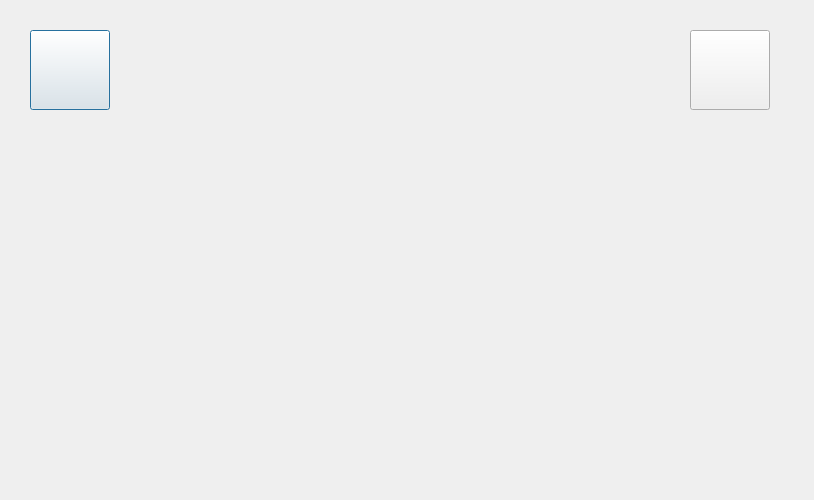
<?xml version="1.0" encoding="UTF-8"?>
<ui version="4.0">
 <class>MedialibDlg</class>
 <widget class="QDialog" name="MedialibDlg">
  <property name="geometry">
   <rect>
    <x>0</x>
    <y>0</y>
    <width>814</width>
    <height>500</height>
   </rect>
  </property>
  <property name="windowTitle">
   <string/>
  </property>
  <widget class="CButton" name="btnReturn">
   <property name="geometry">
    <rect>
     <x>30</x>
     <y>30</y>
     <width>80</width>
     <height>80</height>
    </rect>
   </property>
   <property name="autoFillBackground">
    <bool>false</bool>
   </property>
   <property name="styleSheet">
    <string notr="true">border-image: url(:/img/btnReturn.png);</string>
   </property>
   <property name="text">
    <string/>
   </property>
   <property name="iconSize">
    <size>
     <width>100</width>
     <height>100</height>
    </size>
   </property>
   <property name="flat">
    <bool>false</bool>
   </property>
  </widget>
  <widget class="CLabel" name="labelTitle">
   <property name="geometry">
    <rect>
     <x>150</x>
     <y>40</y>
     <width>3000</width>
     <height>60</height>
    </rect>
   </property>
   <property name="text">
    <string/>
   </property>
  </widget>
  <widget class="CButton" name="btnUpward">
   <property name="geometry">
    <rect>
     <x>690</x>
     <y>30</y>
     <width>80</width>
     <height>80</height>
    </rect>
   </property>
   <property name="autoFillBackground">
    <bool>false</bool>
   </property>
   <property name="styleSheet">
    <string notr="true">border-image: url(:/img/btnUpward.png);</string>
   </property>
   <property name="text">
    <string/>
   </property>
   <property name="iconSize">
    <size>
     <width>100</width>
     <height>100</height>
    </size>
   </property>
   <property name="flat">
    <bool>false</bool>
   </property>
  </widget>
 </widget>
 <customwidgets>
  <customwidget>
   <class>CButton</class>
   <extends>QPushButton</extends>
   <header location="global">button.h</header>
  </customwidget>
  <customwidget>
   <class>CLabel</class>
   <extends>QLabel</extends>
   <header location="global">label.h</header>
  </customwidget>
 </customwidgets>
 <resources/>
 <connections/>
</ui>
